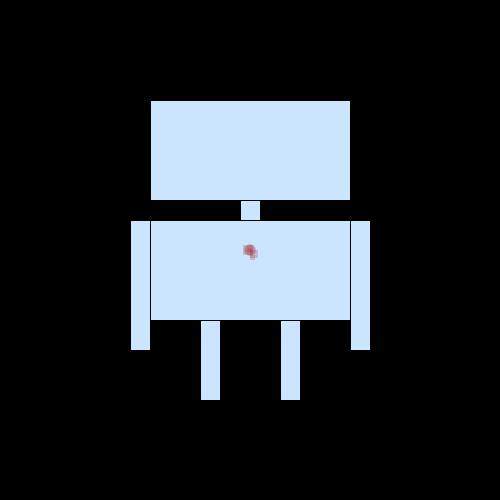
Frame 1 (no input)
Frame 60 (the mouse pressed at the canvas centre just before this capture): identical to frame 1, image omitted
Frame 120 (the mouse held since frame 60 and released just before this capture): identical to frame 1, image omitted

The Processing sketch that drew this single still picture (run headless with seeded random() and noise(); from frame 60 on, the mouse is pressed at the canvas centre):

// Processing sketch: Robot_11_ext_funct_c
// ── Robot_11_ext_funct_c.pde
/* 
 *  Roboter 11
 *  Externe Funktionen
 *  HKB 16 Creative Coding, MF
 */


int dicke=200;
int mitteX;
int mitteY;
int armdicke=20;
int beindicke=20;


void setup() {
  size(500, 500);
  pixelDensity(2);
  mitteX=width/2;
  mitteY=height/2;
}

void draw() {
  background(0);
  drawRobot();
  drawRust(mitteX, mitteY);
  //drawRust(mitteX-10,mitteY-50);
  //  drawRust(mitteX-5,mitteY+10);
}





void drawRobot() {
  pushStyle();
  fill(204, 229, 255);
  rect(mitteX-dicke/2, 100, dicke, 100); // head
  //Body
  rect(mitteX-10, 200, 20, 20);
  rect(mitteX-dicke/2, 220, dicke, 100); 
  //Arms
  rect(mitteX-dicke/2-armdicke, 220, armdicke, 130); // Left Arm
  rect(mitteX+dicke/2, 220, armdicke, 130); // Right Arm
  //Legs
  rect(mitteX-30-beindicke, 320, beindicke, 80); // Left Leg
  rect(mitteX+30, 320, beindicke, 80); // Right Leg
  popStyle();
}


// Externe Funktion mit Parametern:

void drawRust(float posx, float posy) {
  //Rost
  pushStyle();
  fill(153, 0, 0, 50);
  noStroke();
  pushMatrix();
  translate(posx, posy);
  rect(0, 5, 5, 5);
  rect(-7, -5, 10, 10);
  rect(0, 0, 8, 8);
  ellipse(0, 0, 12, 12);
  ellipse(0, 0, 10, 10);
  ellipse(0, 0, 5, 5);
  popMatrix();
  popStyle();
}
